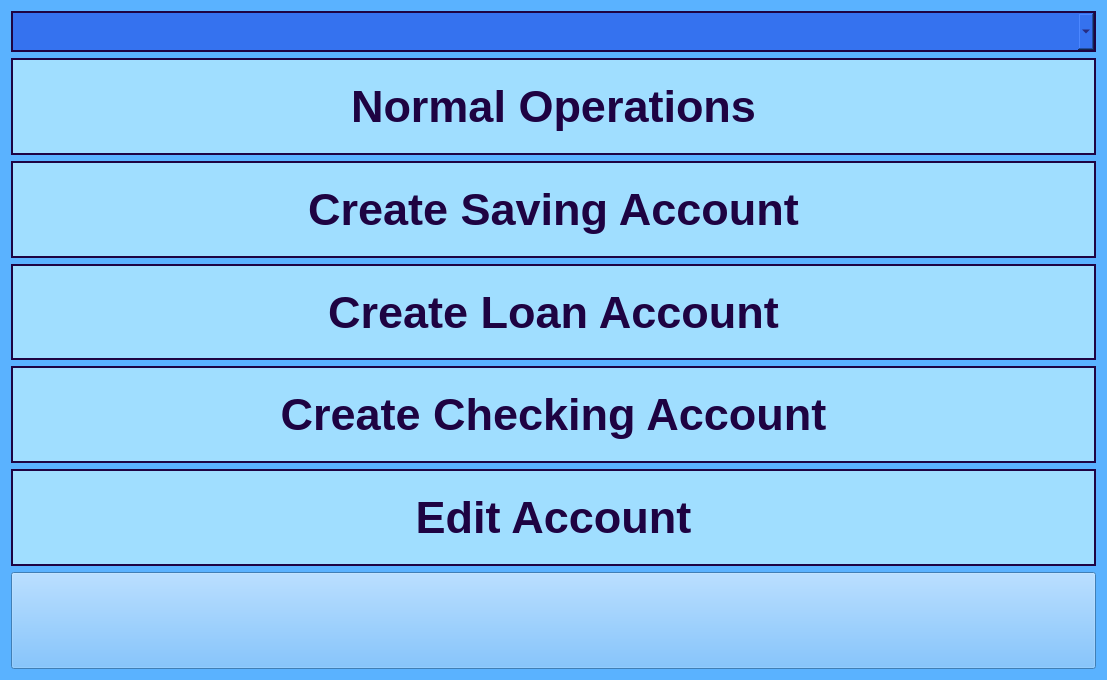
<?xml version="1.0" encoding="UTF-8"?>
<ui version="4.0">
 <class>Account</class>
 <widget class="QDialog" name="Account">
  <property name="geometry">
   <rect>
    <x>0</x>
    <y>0</y>
    <width>1107</width>
    <height>680</height>
   </rect>
  </property>
  <property name="windowTitle">
   <string>Dialog</string>
  </property>
  <property name="styleSheet">
   <string notr="true">    background-color: #5AB2FF;
</string>
  </property>
  <layout class="QVBoxLayout" name="verticalLayout">
   <item>
    <widget class="QComboBox" name="comboBox">
     <property name="styleSheet">
      <string notr="true">border: 2px solid #1E0342;
background-color: #3572EF;
color: #1E0342;
font:30px;
</string>
     </property>
    </widget>
   </item>
   <item>
    <widget class="QPushButton" name="pushButton_2">
     <property name="sizePolicy">
      <sizepolicy hsizetype="Preferred" vsizetype="Preferred">
       <horstretch>0</horstretch>
       <verstretch>0</verstretch>
      </sizepolicy>
     </property>
     <property name="styleSheet">
      <string notr="true">font-weight: bold;
font-size: 45px;
border-radius: 50px; 
border: 2px solid #1E0342;
background-color: #A0DEFF;
color: #1E0342;
</string>
     </property>
     <property name="text">
      <string>Normal Operations</string>
     </property>
    </widget>
   </item>
   <item>
    <widget class="QPushButton" name="pushButton_saving">
     <property name="sizePolicy">
      <sizepolicy hsizetype="Preferred" vsizetype="Preferred">
       <horstretch>0</horstretch>
       <verstretch>0</verstretch>
      </sizepolicy>
     </property>
     <property name="styleSheet">
      <string notr="true">font-weight: bold;
font-size: 45px;
border-radius: 50px; 
border: 2px solid #1E0342;
background-color: #A0DEFF;
color: #1E0342;
</string>
     </property>
     <property name="text">
      <string>Create Saving Account</string>
     </property>
    </widget>
   </item>
   <item>
    <widget class="QPushButton" name="pushButton_loan">
     <property name="sizePolicy">
      <sizepolicy hsizetype="Preferred" vsizetype="Preferred">
       <horstretch>0</horstretch>
       <verstretch>0</verstretch>
      </sizepolicy>
     </property>
     <property name="styleSheet">
      <string notr="true">font-weight: bold;
font-size: 45px;
border-radius: 50px; 
border: 2px solid #1E0342;
background-color: #A0DEFF;
color: #1E0342;
</string>
     </property>
     <property name="text">
      <string>Create Loan Account</string>
     </property>
    </widget>
   </item>
   <item>
    <widget class="QPushButton" name="pushButton_3">
     <property name="sizePolicy">
      <sizepolicy hsizetype="Preferred" vsizetype="Preferred">
       <horstretch>0</horstretch>
       <verstretch>0</verstretch>
      </sizepolicy>
     </property>
     <property name="styleSheet">
      <string notr="true">font-weight: bold;
font-size: 45px;
border-radius: 50px; 
border: 2px solid #1E0342;
background-color: #A0DEFF;
color: #1E0342;
</string>
     </property>
     <property name="text">
      <string>Create Checking Account</string>
     </property>
    </widget>
   </item>
   <item>
    <widget class="QPushButton" name="pushButton_Edit">
     <property name="sizePolicy">
      <sizepolicy hsizetype="Preferred" vsizetype="Preferred">
       <horstretch>0</horstretch>
       <verstretch>0</verstretch>
      </sizepolicy>
     </property>
     <property name="styleSheet">
      <string notr="true">font-weight: bold;
font-size: 45px;
border-radius: 50px; 
border: 2px solid #1E0342;
background-color: #A0DEFF;
color: #1E0342;
</string>
     </property>
     <property name="text">
      <string>Edit Account</string>
     </property>
    </widget>
   </item>
   <item>
    <layout class="QHBoxLayout" name="horizontalLayout">
     <item>
      <widget class="QPushButton" name="pushButton">
       <property name="sizePolicy">
        <sizepolicy hsizetype="Minimum" vsizetype="Preferred">
         <horstretch>0</horstretch>
         <verstretch>0</verstretch>
        </sizepolicy>
       </property>
       <property name="styleSheet">
        <string notr="true">image: url(:/images/images/home-button.png);</string>
       </property>
       <property name="text">
        <string/>
       </property>
      </widget>
     </item>
    </layout>
   </item>
  </layout>
 </widget>
 <resources/>
 <connections/>
</ui>
